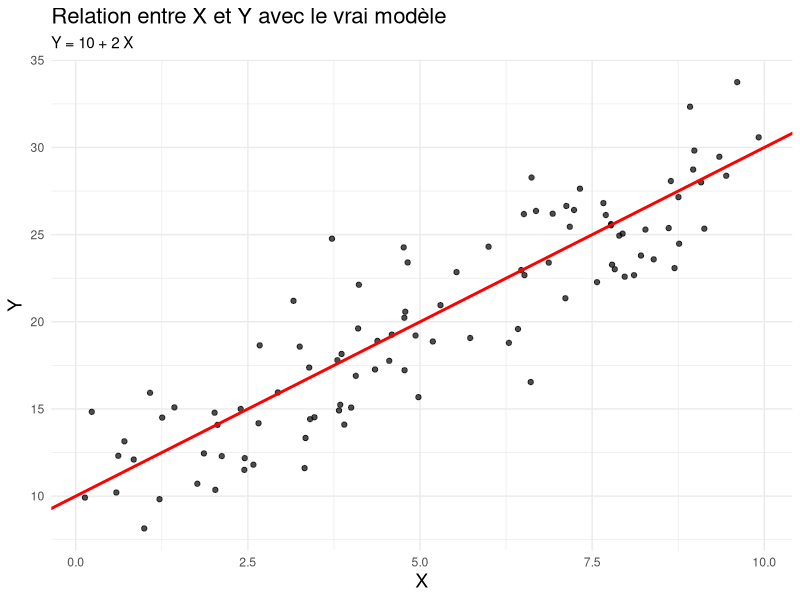
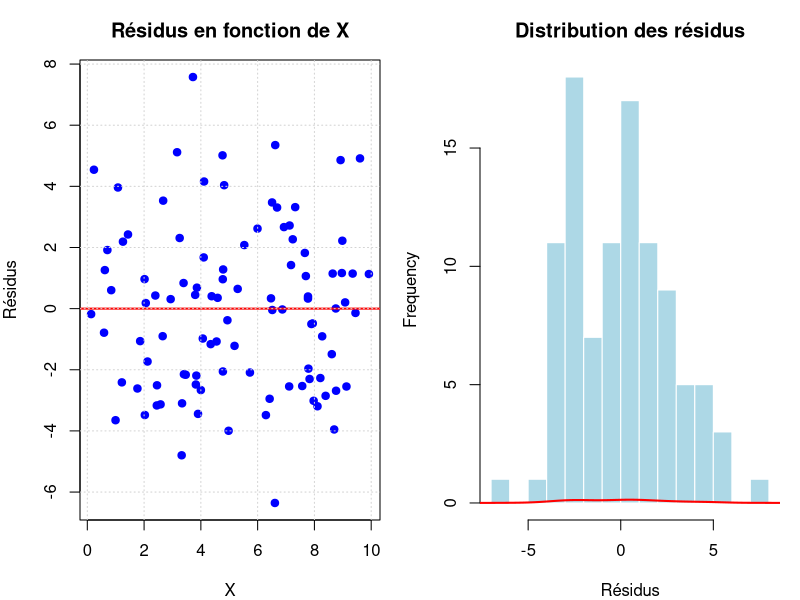
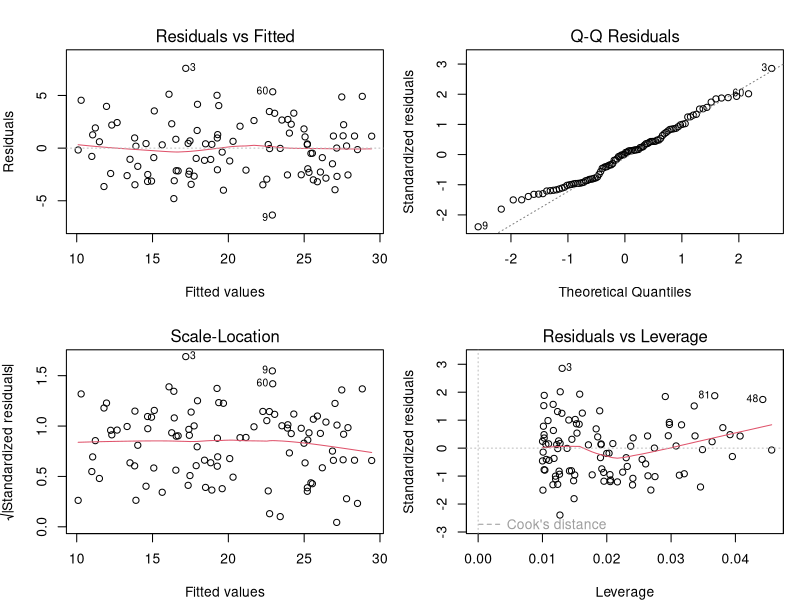
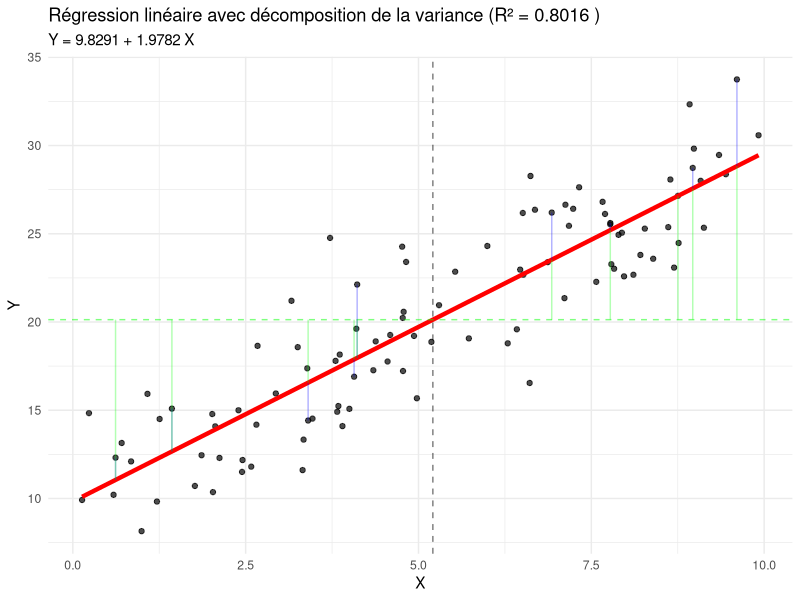
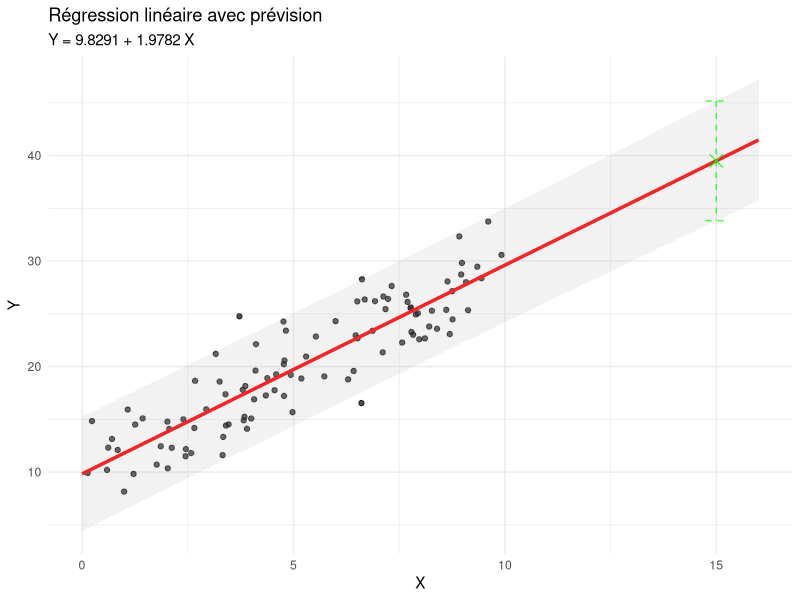
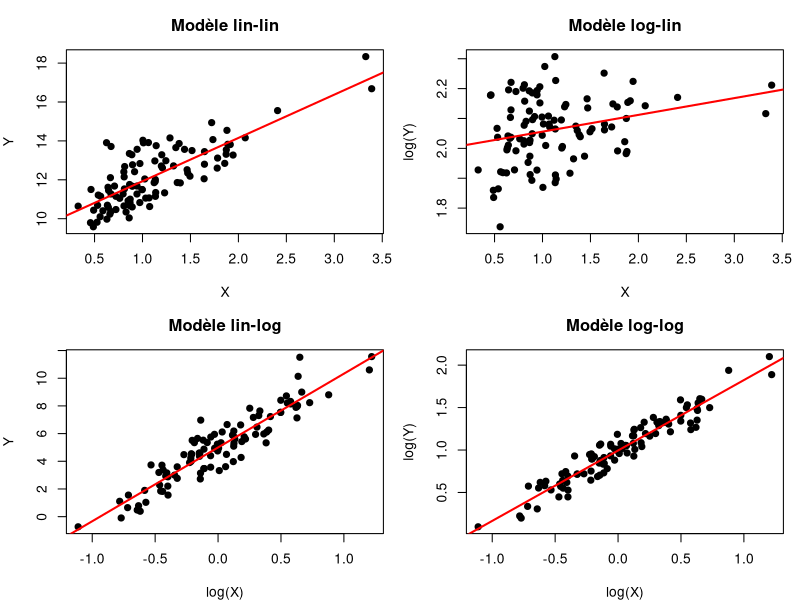

R code for these plots, in order:
# TP d'Introduction à l'Économétrie
# Modèle Linéaire Simple
#
# Ce TP reprend les concepts fondamentaux du modèle linéaire simple présentés dans le cours.
# Nous allons explorer les méthodes d'estimation (MCO et maximum de vraisemblance), 
# les hypothèses du modèle, les tests statistiques et l'interprétation des résultats.

## 1. Importation des bibliothèques nécessaires
library(ggplot2)
library(dplyr)
library(tidyr)
library(car)
library(lmtest)
library(stats)

# Configuration pour reproduire les résultats
set.seed(0)

## 2. Génération de données simulées
# Nous allons simuler un modèle linéaire simple de la forme : Y_i = α + β X_i + u_i
#
# Où :
# - α est la constante (l'ordonnée à l'origine)
# - β est le coefficient de la variable explicative
# - u_i est le terme d'erreur qui suit une loi normale

# Paramètres du modèle
alpha_vrai <- 10  # Vraie valeur de alpha
beta_vrai <- 2    # Vraie valeur de beta
sigma_u <- 3      # Écart-type du terme d'erreur
n <- 100          # Nombre d'observations

# Génération de la variable explicative X
X <- runif(n, 0, 10)

# Génération du terme d'erreur u (suivant une loi normale centrée de variance sigma_u²)
u <- rnorm(n, 0, sigma_u)

# Génération de la variable dépendante Y selon le modèle
Y <- alpha_vrai + beta_vrai * X + u

# Création d'un data frame pour stocker les données
df <- data.frame(
  X = X,
  Y = Y,
  u = u  # On garde les erreurs pour vérification ultérieure
)

# Affichage des premières lignes du data frame
head(df)

## 3. Visualisation des données
ggplot(df, aes(x = X, y = Y)) +
  geom_point(alpha = 0.7) +
  geom_abline(intercept = alpha_vrai, slope = beta_vrai, color = "red", 
              linetype = "solid", size = 1) +
  labs(title = "Relation entre X et Y avec le vrai modèle",
       subtitle = paste("Y =", alpha_vrai, "+", beta_vrai, "X")) +
  theme_minimal() +
  theme(plot.title = element_text(size = 16),
        axis.title = element_text(size = 14))

## 4. Estimation par la méthode des Moindres Carrés Ordinaires (MCO)
#
# Rappel des formules des estimateurs MCO :
#
# β̂ = Σ(X_i - X̄)(Y_i - Ȳ) / Σ(X_i - X̄)²
#
# α̂ = Ȳ - β̂X̄
#
# Nous allons implémenter ces formules manuellement puis comparer avec l'estimateur de R.

# Calcul manuel des estimateurs MCO
X_mean <- mean(X)
Y_mean <- mean(Y)

# Calcul de beta
numerator <- sum((X - X_mean) * (Y - Y_mean))
denominator <- sum((X - X_mean)^2)
beta_hat <- numerator / denominator

# Calcul de alpha
alpha_hat <- Y_mean - beta_hat * X_mean

# Affichage des résultats
cat(sprintf("Estimateur MCO manuel pour α: %.4f\n", alpha_hat))
cat(sprintf("Estimateur MCO manuel pour β: %.4f\n", beta_hat))
cat(sprintf("Valeurs réelles: α = %s, β = %s\n", alpha_vrai, beta_vrai))

# Utilisation de la fonction lm de R pour l'estimation MCO
model <- lm(Y ~ X, data = df)
summary(model)

## 5. Calcul et interprétation des résidus

# Calcul des valeurs prédites
Y_pred <- alpha_hat + beta_hat * X

# Calcul des résidus
residus <- Y - Y_pred

# Ajout des résidus et valeurs prédites au data frame
df$Y_pred <- Y_pred
df$residus <- residus

# Estimation de la variance des erreurs
sigma_u_hat <- sqrt(sum(residus^2) / (n - 2))

cat(sprintf("Estimation de l'écart-type des erreurs: %.4f\n", sigma_u_hat))
cat(sprintf("Vraie valeur de l'écart-type des erreurs: %.4f\n", sigma_u))

# Visualisation des résidus
par(mfrow = c(1, 2), mar = c(4, 4, 3, 1))

# Premier graphique: résidus en fonction de X
plot(X, residus, main = "Résidus en fonction de X", 
     xlab = "X", ylab = "Résidus", pch = 19, col = "blue", alpha = 0.7)
abline(h = 0, col = "red", lwd = 2)
grid()

# Deuxième graphique: histogramme des résidus
hist(residus, main = "Distribution des résidus", 
     xlab = "Résidus", col = "lightblue", border = "white", breaks = 15)
lines(density(residus), col = "red", lwd = 2)

# Alternative avec ggplot2
p1 <- ggplot(df, aes(x = X, y = residus)) +
  geom_point(alpha = 0.7) +
  geom_hline(yintercept = 0, color = "red", size = 1) +
  labs(title = "Résidus en fonction de X") +
  theme_minimal()

p2 <- ggplot(df, aes(x = residus)) +
  geom_histogram(aes(y = ..density..), fill = "lightblue", 
                bins = 15, alpha = 0.7) +
  geom_density(color = "darkblue", size = 1) +
  labs(title = "Distribution des résidus") +
  theme_minimal()

# Pour afficher ces graphiques côte à côte, utilisez la bibliothèque gridExtra
# library(gridExtra)
# grid.arrange(p1, p2, ncol = 2)

## 6. Vérification des hypothèses du modèle linéaire simple
#
# Rappel des hypothèses :
# 1. La distribution de l'erreur u est indépendante de X
# 2. L'erreur est centrée et de variance constante (homoscédasticité)
# 3. Les coefficients α et β sont constants
# 4. Les résidus suivent une loi normale
# 5. Non-autocorrélation des résidus

# Diagnostics du modèle
par(mfrow = c(2, 2))
plot(model)

# Test de normalité des résidus (Shapiro-Wilk)
shapiro_test <- shapiro.test(residus)
cat("Test de Shapiro-Wilk pour la normalité des résidus:\n")
cat(sprintf("Statistique W: %.4f\n", shapiro_test$statistic))
cat(sprintf("p-value: %.4f\n", shapiro_test$p.value))
cat(sprintf("Conclusion: %s\n", 
            ifelse(shapiro_test$p.value > 0.05, "Résidus normaux", "Résidus non normaux")))

# Test d'homoscédasticité (Breusch-Pagan)
bp_test <- bptest(model)
cat("\nTest de Breusch-Pagan pour l'homoscédasticité:\n")
cat(sprintf("Statistique BP: %.4f\n", bp_test$statistic))
cat(sprintf("p-value: %.4f\n", bp_test$p.value))
cat(sprintf("Conclusion: %s\n", 
            ifelse(bp_test$p.value > 0.05, "Homoscédasticité", "Hétéroscédasticité")))

## 7. Analyse de la variance et qualité de l'ajustement (R²)
#
# Rappel de la décomposition de la variance totale :
#
# Σ(Y_i - Ȳ)² = Σ(Ŷ_i - Ȳ)² + Σ(Y_i - Ŷ_i)²
#
# SCT = SCE + SCR
#
# Et le coefficient de détermination :
#
# R² = SCE/SCT = 1 - SCR/SCT

# Calcul de la somme des carrés totale (SCT)
SCT <- sum((Y - Y_mean)^2)

# Calcul de la somme des carrés expliquée (SCE)
SCE <- sum((Y_pred - Y_mean)^2)

# Calcul de la somme des carrés résiduelle (SCR)
SCR <- sum((Y - Y_pred)^2)

# Calcul du R²
R2 <- SCE / SCT
# Vérification: R² = 1 - SCR/SCT
R2_verif <- 1 - SCR / SCT

cat(sprintf("Somme des carrés totale (SCT): %.4f\n", SCT))
cat(sprintf("Somme des carrés expliquée (SCE): %.4f\n", SCE))
cat(sprintf("Somme des carrés résiduelle (SCR): %.4f\n", SCR))
cat(sprintf("Vérification: SCT = SCE + SCR -> %.4f = %.4f + %.4f -> %.4f\n", 
            SCT, SCE, SCR, SCE + SCR))
cat(sprintf("\nR² calculé manuellement: %.4f\n", R2))
cat(sprintf("R² calculé par vérification: %.4f\n", R2_verif))
cat(sprintf("R² fourni par la fonction lm: %.4f\n", summary(model)$r.squared))

# Visualisation de la décomposition de la variance
ggplot(df, aes(x = X, y = Y)) +
  geom_point(alpha = 0.7) +
  geom_smooth(method = "lm", formula = y ~ x, color = "red", size = 1.5,
              se = FALSE) +
  geom_hline(yintercept = Y_mean, color = "green", linetype = "dashed",
            alpha = 0.5) +
  geom_vline(xintercept = X_mean, color = "black", linetype = "dashed",
            alpha = 0.5) +
  # Ajouter quelques lignes pour illustrer la décomposition de la variance
  geom_segment(data = df[seq(1, n, 10), ], 
              aes(x = X, y = Y, xend = X, yend = Y_pred),
              color = "blue", alpha = 0.3) +
  geom_segment(data = df[seq(1, n, 10), ], 
              aes(x = X, y = Y_pred, xend = X, yend = Y_mean),
              color = "green", alpha = 0.3) +
  labs(title = paste("Régression linéaire avec décomposition de la variance (R² =", 
                      round(R2, 4), ")"),
       subtitle = paste("Y =", round(alpha_hat, 4), "+", round(beta_hat, 4), "X")) +
  theme_minimal()

## 8. Tests statistiques sur les coefficients
#
# Nous allons tester les hypothèses : H0: β = 0 vs H1: β ≠ 0
#
# Rappel : sous les hypothèses du modèle linéaire simple :
#
# (β̂ - β) / sqrt(s² * C_β) ~ T(n-2)
#
# Où C_β = 1 / (n * Σ(X_i - X̄)²)

# Calcul de l'écart-type de beta
C_beta <- 1 / (n * sum((X - X_mean)^2))
se_beta <- sqrt(sigma_u_hat^2 * C_beta)

# Statistique de test pour H0: beta = 0
t_stat <- beta_hat / se_beta

# Valeur critique et p-value
dof <- n - 2  # degrés de liberté
p_value <- 2 * (1 - pt(abs(t_stat), dof))  # test bilatéral

# Intervalle de confiance à 95%
t_crit <- qt(0.975, dof)  # quantile à 97.5% (test bilatéral à 5%)
ci_lower <- beta_hat - t_crit * se_beta
ci_upper <- beta_hat + t_crit * se_beta

cat("Test de significativité de β:\n")
cat("H0: β = 0 vs H1: β ≠ 0\n")
cat(sprintf("Estimateur de β: %.4f\n", beta_hat))
cat(sprintf("Écart-type de β: %.4f\n", se_beta))
cat(sprintf("Statistique t: %.4f\n", t_stat))
cat(sprintf("p-value: %.6f\n", p_value))
cat(sprintf("Conclusion: %s au seuil de 5%%\n", 
            ifelse(p_value < 0.05, "Rejet de H0", "Non-rejet de H0")))
cat(sprintf("\nIntervalle de confiance à 95%% pour β: [%.4f, %.4f]\n", 
            ci_lower, ci_upper))
cat(sprintf("La vraie valeur de β (%s) est-elle dans l'intervalle? %s\n", 
            beta_vrai, ifelse(ci_lower <= beta_vrai & beta_vrai <= ci_upper, "Oui", "Non")))

## 9. Prévisions avec le modèle estimé
#
# Maintenant que nous avons estimé notre modèle, nous pouvons l'utiliser pour faire des prévisions.

# Nouvelle valeur de X pour la prévision
X_new <- 15  # Une valeur en dehors de la plage des données

# Prévision ponctuelle
Y_pred_new <- alpha_hat + beta_hat * X_new

# Intervalle de prévision à 95%
# Formule: Y_pred ± t_{n-2, 0.975} * s * sqrt(1 + 1/n + (X_new - X̄)²/Σ(X_i - X̄)²)
prediction_variance <- sigma_u_hat^2 * (1 + 1/n + ((X_new - X_mean)^2) / sum((X - X_mean)^2))
prediction_se <- sqrt(prediction_variance)
prediction_margin <- t_crit * prediction_se

pred_lower <- Y_pred_new - prediction_margin
pred_upper <- Y_pred_new + prediction_margin

cat(sprintf("Prévision pour X = %s:\n", X_new))
cat(sprintf("Valeur prédite: %.4f\n", Y_pred_new))
cat(sprintf("Intervalle de prévision à 95%%: [%.4f, %.4f]\n", 
            pred_lower, pred_upper))

# Visualisation avec predict() pour calculer l'intervalle de prévision
new_data <- data.frame(X = seq(0, 16, length.out = 100))
pred_interval <- predict(model, newdata = new_data, interval = "prediction", level = 0.95)
new_data$fit <- pred_interval[, 1]
new_data$lwr <- pred_interval[, 2]
new_data$upr <- pred_interval[, 3]

ggplot() +
  geom_point(data = df, aes(x = X, y = Y), alpha = 0.7) +
  geom_line(data = new_data, aes(x = X, y = fit), color = "red", size = 1.2) +
  geom_ribbon(data = new_data, aes(x = X, ymin = lwr, ymax = upr), 
              fill = "gray", alpha = 0.2) +
  geom_point(aes(x = X_new, y = Y_pred_new), color = "green", size = 4, shape = 4) +
  geom_errorbar(aes(x = X_new, ymin = pred_lower, ymax = pred_upper), 
                color = "green", width = 0.5, linetype = "dashed", alpha = 0.7) +
  labs(title = "Régression linéaire avec prévision",
       subtitle = paste("Y =", round(alpha_hat, 4), "+", round(beta_hat, 4), "X")) +
  theme_minimal()

## 10. Différents types de modèles et interprétation des coefficients
#
# Comme indiqué dans le cours, il existe différentes formes de modèles linéaires selon la transformation 
# appliquée aux variables. Nous allons explorer quatre types de modèles :
#
# 1. lin-lin: Y = α + β X + u
# 2. log-lin: log(Y) = α + β X + u
# 3. lin-log: Y = α + β log(X) + u
# 4. log-log: log(Y) = α + β log(X) + u

# Création de nouvelles variables avec des distributions positives
set.seed(0)
X_pos <- rlnorm(n, 0, 0.5)  # Distribution log-normale pour assurer X > 0
beta_log_lin <- 0.05  # Pour log-lin
beta_lin_log <- 5     # Pour lin-log
beta_log_log <- 0.8   # Pour log-log

# Génération des Y pour les différents modèles
Y_lin_lin <- 10 + 2 * X_pos + rnorm(n, 0, 1)
Y_log_lin <- exp(2 + beta_log_lin * X_pos + rnorm(n, 0, 0.1))
Y_lin_log <- 5 + beta_lin_log * log(X_pos) + rnorm(n, 0, 1)
Y_log_log <- exp(1 + beta_log_log * log(X_pos) + rnorm(n, 0, 0.1))

# Création d'un data frame pour ces données
df_models <- data.frame(
  X = X_pos,
  Y_lin_lin = Y_lin_lin,
  Y_log_lin = Y_log_lin,
  Y_lin_log = Y_lin_log,
  Y_log_log = Y_log_log,
  log_X = log(X_pos),
  log_Y_log_lin = log(Y_log_lin),
  log_Y_log_log = log(Y_log_log)
)

# Affichage des premières lignes du data frame
head(df_models)

# Estimation et interprétation des différents modèles
model_lin_lin <- lm(Y_lin_lin ~ X, data = df_models)
model_log_lin <- lm(log(Y_log_lin) ~ X, data = df_models)
model_lin_log <- lm(Y_lin_log ~ log(X), data = df_models)
model_log_log <- lm(log(Y_log_log) ~ log(X), data = df_models)

# Affichage des résultats
cat("Résumé du modèle lin-lin:\n")
print(summary(model_lin_lin))

cat("\nRésumé du modèle log-lin:\n")
print(summary(model_log_lin))

cat("\nRésumé du modèle lin-log:\n")
print(summary(model_lin_log))

cat("\nRésumé du modèle log-log:\n")
print(summary(model_log_log))

# Interprétation des coefficients
cat("\nInterprétation des coefficients:\n")
cat("1. Modèle lin-lin: Une augmentation de 1 unité de X est associée à une variation de", 
    round(coef(model_lin_lin)[2], 4), "unités de Y.\n")

cat("2. Modèle log-lin: Une augmentation de 1 unité de X est associée à une variation de", 
    round(100 * coef(model_log_lin)[2], 4), "% de Y.\n")

cat("3. Modèle lin-log: Une augmentation de 1% de X est associée à une variation de", 
    round(coef(model_lin_log)[2] / 100, 4), "unités de Y.\n")

cat("4. Modèle log-log: Une augmentation de 1% de X est associée à une variation de", 
    round(coef(model_log_log)[2], 4), "% de Y (élasticité).\n")

# Visualisation des différents modèles
par(mfrow = c(2, 2))

# 1. lin-lin
plot(df_models$X, df_models$Y_lin_lin, main = "Modèle lin-lin", 
     xlab = "X", ylab = "Y", pch = 19)
abline(model_lin_lin, col = "red", lwd = 2)

# 2. log-lin
plot(df_models$X, log(df_models$Y_log_lin), main = "Modèle log-lin", 
     xlab = "X", ylab = "log(Y)", pch = 19)
abline(model_log_lin, col = "red", lwd = 2)

# 3. lin-log
plot(log(df_models$X), df_models$Y_lin_log, main = "Modèle lin-log", 
     xlab = "log(X)", ylab = "Y", pch = 19)
abline(model_lin_log, col = "red", lwd = 2)

# 4. log-log
plot(log(df_models$X), log(df_models$Y_log_log), main = "Modèle log-log", 
     xlab = "log(X)", ylab = "log(Y)", pch = 19)
abline(model_log_log, col = "red", lwd = 2)

